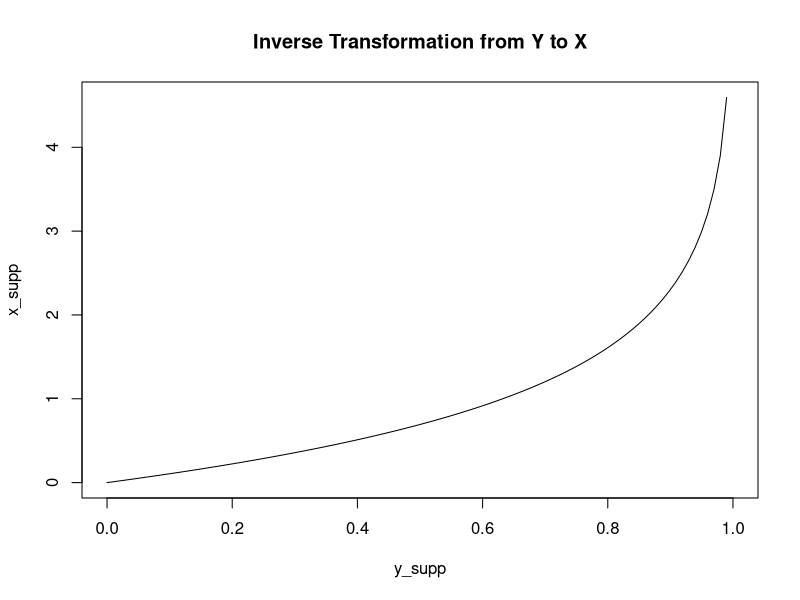
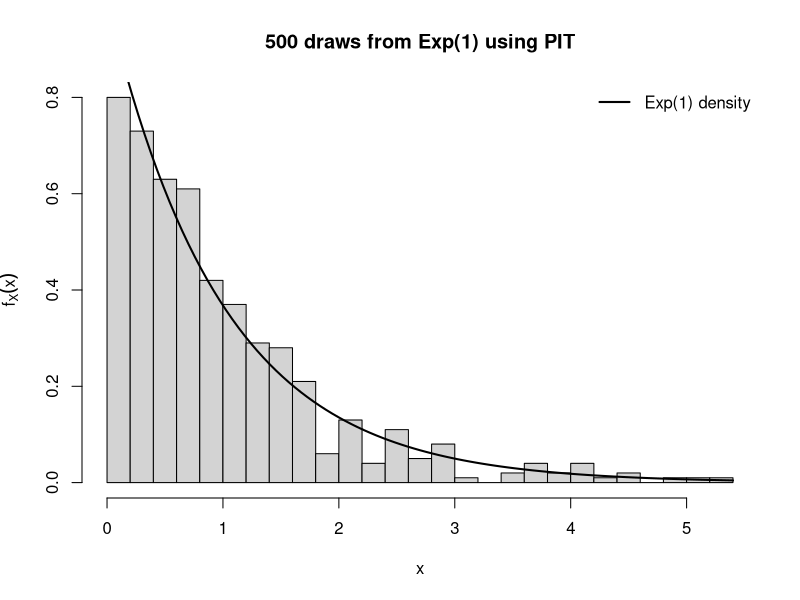
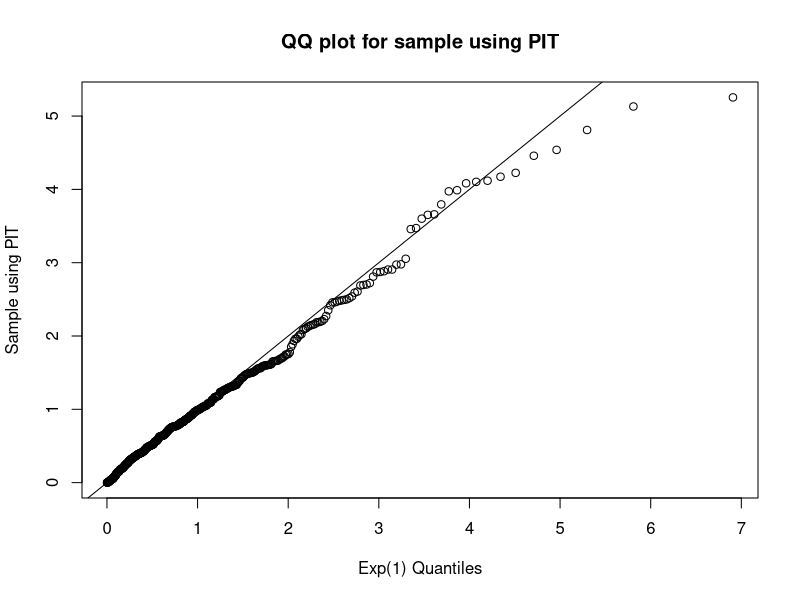

These charts were generated, in order, by the following R code:
## ---- chunk 1
knitr::opts_chunk$set(echo = TRUE)
library(tidyverse)
## ---- chunk 2
# Y = F_X(X) = 1 - exp(-X) <=> X = -ln(1-Y)
# THM 2.1.10 => Y ~ Unif(0,1)
# Plot the transformation on the support
y_supp <- seq(from = 0, to = 1, length = 100)
x_supp <- -log(1 - y_supp)
plot(x_supp ~ y_supp, type = "l",
     main = "Inverse Transformation from Y to X")
## ---- chunk 3
# Generate random sample from uniform distribution
y <- runif(n = 500, min = 0, max = 1)
# Probability integral transformation (PIT)
x_samp <- -log(1-y)
# Compare samples to actual exp(1) distribution
hist(x_samp, nclass = 25, freq = F,
     xlab = "x", ylab = expression(f[X](x)),
     main = "500 draws from Exp(1) using PIT")
curve(dexp(x, rate = 1/1), lwd = 2, add = T)
legend("topright", bty = "n", lwd = 2, lty = 1,
       legend = "Exp(1) density")
## ---- chunk 4
# qqplot to compare theoretical exp(1) dist to samples
qqplot(qexp(ppoints(500), 1), x_samp,
       xlab = "Exp(1) Quantiles", ylab = "Sample using PIT",
       main = "QQ plot for sample using PIT")
abline(a = 0, b = 1)
